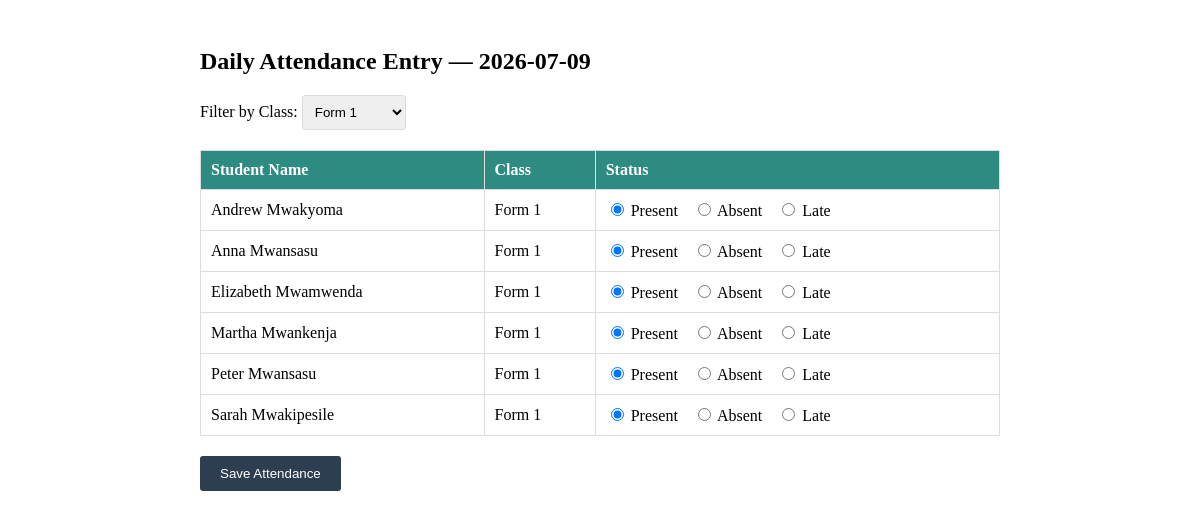
/attendance_form.php?class_id=1, run on the app's committed database.
### tables this page shows
CREATE TABLE `students` (
  `student_id` int(11) NOT NULL,
  `registration_number` varchar(20) DEFAULT NULL,
  `full_name` varchar(100) DEFAULT NULL,
  `gender` enum('M','F') DEFAULT NULL,
  `class_id` int(11) DEFAULT NULL,
  `enrollment_date` date DEFAULT NULL,
  `status` enum('Active','Dropped','Transferred','Graduated') DEFAULT NULL,
  `created_at` timestamp NOT NULL DEFAULT current_timestamp()
);

### attendance_form.php (the view, shortened to what this page needs)
<?php
$db = getDBConnection();
$selectedClass = isset($_GET['class_id']) ? $_GET['class_id'] : null;
if ($selectedClass) {
    $stmt = $db->prepare(
        "SELECT * FROM students WHERE status = 'Active' AND class_id = :class_id
         ORDER BY full_name"
    );
    $stmt->execute([':class_id' => $selectedClass]);
} else {
    $stmt = $db->prepare(
        "SELECT * FROM students WHERE status = 'Active' ORDER BY class_id, full_name"
    );
    $stmt->execute();
}
$students = $stmt->fetchAll(PDO::FETCH_ASSOC);
$today = date('Y-m-d');
if ($selectedClass) {
    $dupCheck = $db->prepare(
        "SELECT COUNT(*) FROM attendance a
         INNER JOIN students s ON a.student_id = s.student_id
         WHERE a.attendance_date = :today AND s.class_id = :class_id"
    );
    $dupCheck->execute([':today' => $today, ':class_id' => $selectedClass]);
} else {
    $dupCheck = $db->prepare(
        "SELECT COUNT(*) FROM attendance WHERE attendance_date = :today"
    );
    $dupCheck->execute([':today' => $today]);
}
$alreadySubmitted = $dupCheck->fetchColumn() > 0;
?>
<!DOCTYPE html>
<html>
<head>
</head>
<body>
<div class="container">
    <h2>Daily Attendance Entry &mdash; <?php echo $today; ?></h2>
    <div class="filters">
        <form method="GET">
            <label>Filter by Class:
                <select name="class_id" onchange="this.form.submit()">
                    <?php foreach (['1','2','3','4'] as $cls): ?>
                        <option value="<?php echo $cls; ?>"
                            <?php if ($selectedClass === $cls) echo 'selected'; ?>>
                            Form <?php echo $cls; ?>
                        </option>
                    <?php endforeach; ?>
                </select>
            </label>
        </form>
    </div>
    <form method="POST" action="save_attendance.php">
        <table>
            <thead>
                <tr>
                    <th>Student Name</th>
                    <th>Class</th>
                    <th>Status</th>
                </tr>
            </thead>
            <tbody>
                <?php foreach ($students as $student): ?>
                <tr>
                    <td><?php echo htmlspecialchars($student['full_name']); ?></td>
                    <td>Form <?php echo htmlspecialchars($student['class_id']); ?></td>
                    <td>
                        <div class="radio-group">
                            <label>
                                <input type="radio"
                                       name="attendance[<?php echo $student['student_id']; ?>]"
                                       value="Present" checked> Present
                            </label>
                            <label>
                                <input type="radio"
                                       name="attendance[<?php echo $student['student_id']; ?>]"
                                       value="Absent"> Absent
                            </label>
                            <label>
                                <input type="radio"
                                       name="attendance[<?php echo $student['student_id']; ?>]"
                                       value="Late"> Late
                            </label>
                        </div>
                    </td>
                </tr>
                <?php endforeach; ?>
            </tbody>
        </table>
        <button type="submit" style="margin-top: 20px;"
            <?php if ($alreadySubmitted) echo 'onclick="return confirm(\'Attendance already submitted. Submit again anyway?\')"'; ?>>
            Save Attendance
        </button>
    </form>
</div>
</body>
</html>

### attendance_form.php (style rules this page uses)
.container { max-width: 800px; margin: 0 auto; padding: 20px; }
table { width: 100%; border-collapse: collapse; margin-top: 20px; }
th, td { padding: 10px; border: 1px solid #ddd; text-align: left; }
th { background: #2d8b81; color: white; }
.radio-group { display: flex; gap: 15px; }
button { padding: 10px 20px; background: #2c3e50; color: white; border: none; border-radius: 3px; cursor: pointer; }
.filters { margin-bottom: 15px; }
.filters select { padding: 8px; border: 1px solid #ddd; border-radius: 3px; }

### data on the page
students: full_name "Andrew Mwakyoma", class "1"
students: full_name "Anna Mwansasu", class "1"
students: full_name "Elizabeth Mwamwenda", class "1"
students: full_name "Martha Mwankenja", class "1"
students: full_name "Peter Mwansasu", class "1"
students: full_name "Sarah Mwakipesile", class "1"

### other printed values
$today "2026-07-09"
